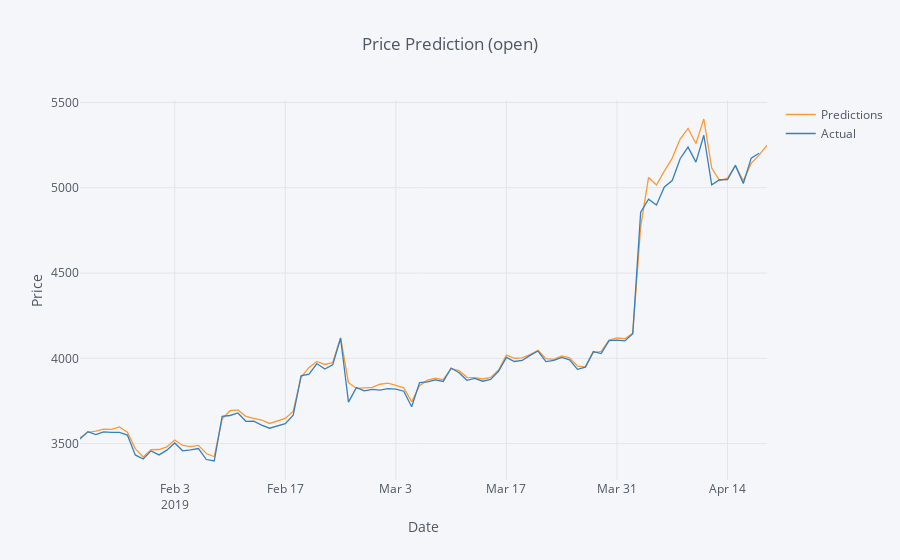
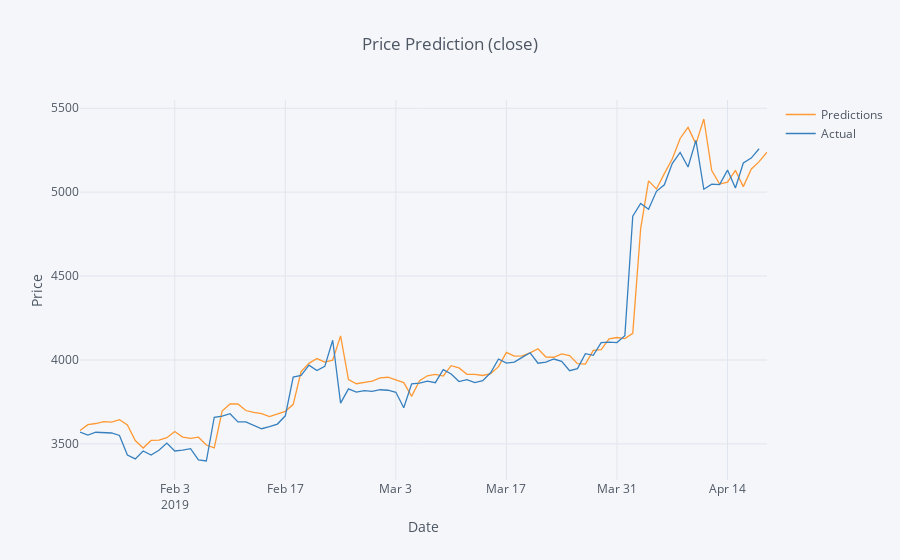
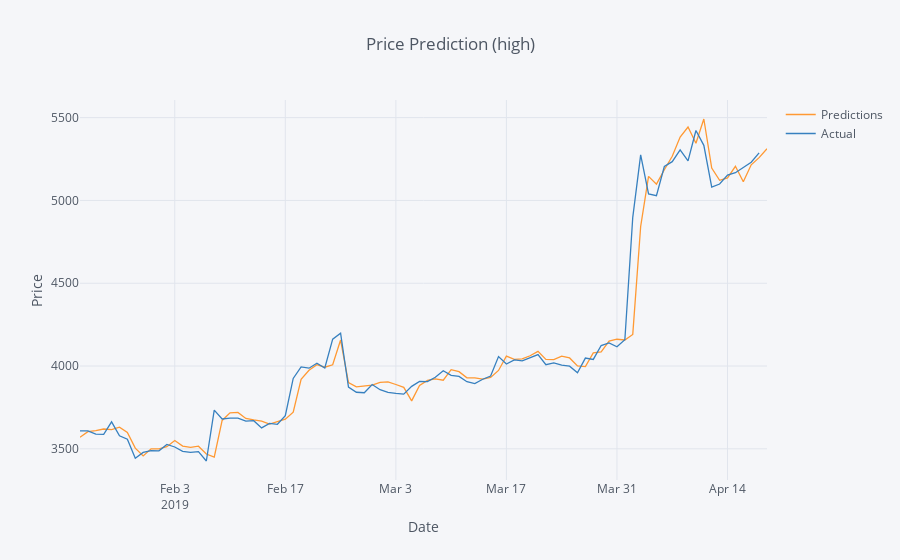
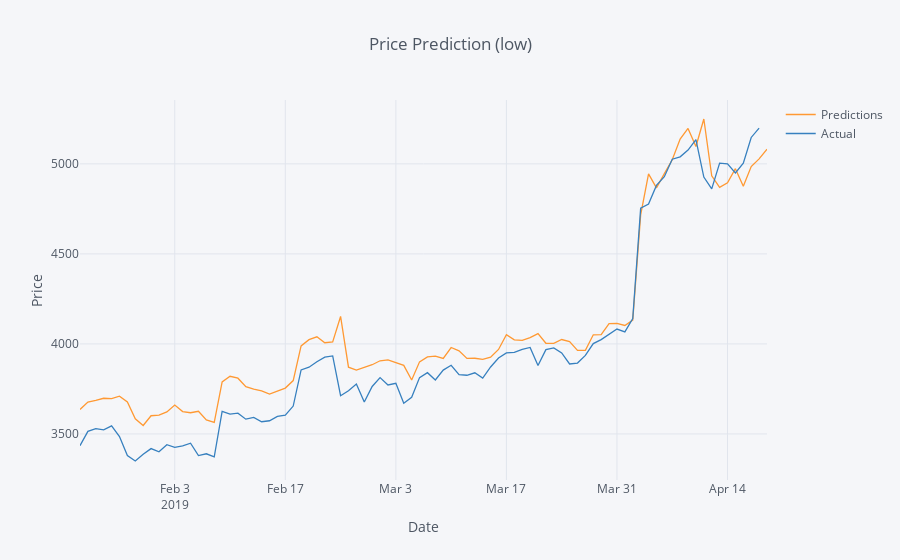

Here is the notebook cell these charts were saved with, in order:
### Markdown cell above
# BTC Prediction With LSTM

### Code cell
import csv
import numpy as np
from datetime import datetime, timedelta
from lstm import Machine
import pandas as pd
import tensorflow as tf
from plotly.offline import init_notebook_mode
import cufflinks as cf

MODEL_PATH = "data/lstm.hd5"
CSV_PATH = "data/binance-BTCUSD.csv"
TRAIN_TEST_RATE = 0.85

cf.go_offline()
init_notebook_mode(connected=True)

with open(CSV_PATH) as fin:
    reader = [dict(item) for item in csv.DictReader(fin)]
machine = Machine(reader)
(_, _, X_test, Y_test) = machine.split_data(TRAIN_TEST_RATE)

times = [int(item['openTime']) for item in reader]
times = times[int(len(times) * TRAIN_TEST_RATE) + 4:]
times = [datetime.utcfromtimestamp(t / 1000.0) for t in times]

model = tf.keras.models.load_model(MODEL_PATH)
pred = model.predict(X_test)

pred = machine.scaler.inverse_transform(pred)
Y_test = np.delete(Y_test, len(Y_test) - 1, 0)
Y_test = machine.scaler.inverse_transform(Y_test)

for (c, key) in enumerate(['open', 'close', 'high', 'low']):
    pred_df = pd.DataFrame({
        'Predictions': [item[c] for item in pred],
    }, index=times)
    act_df = pd.DataFrame({
        'Actual': [item[c] for item in Y_test]
    }, index=times[:-1])
    pd.concat([pred_df, act_df], axis=1).iplot(
        asFigure=False,
        kind='scatter',
        xTitle='Date',
        yTitle='Price',
        title=f'Price Prediction ({key})'
    )
